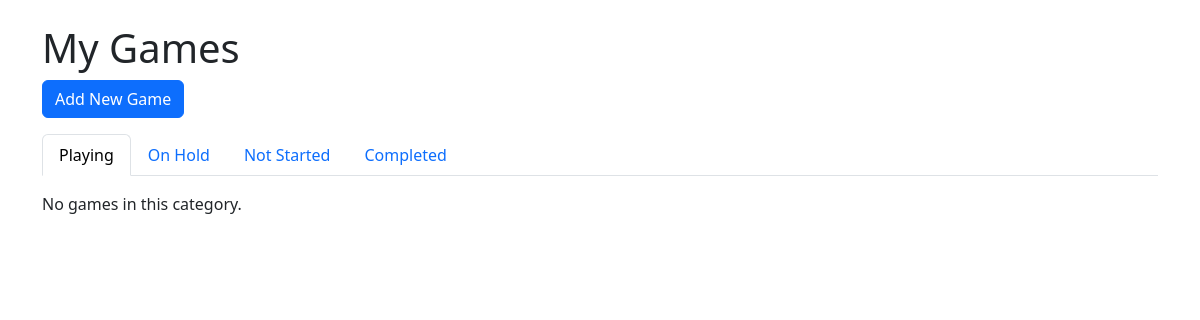
Before: / with the older database file.
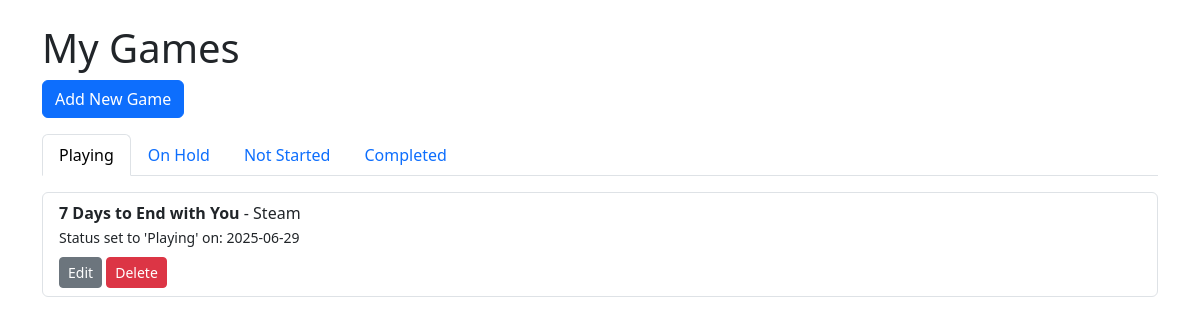
After: the same page with the newer database file.
### tables this page shows
CREATE TABLE games (
            id INTEGER PRIMARY KEY AUTOINCREMENT,
            title TEXT NOT NULL,
            platform TEXT,
            status TEXT,
            rating INTEGER,
            cover_url TEXT,
            notes TEXT,
            start_date TEXT,
            finish_date TEXT
        , status_change_date TEXT, start_play_date TEXT);

### app.py (the view)
@app.route("/")
def home():
    update_playing_to_on_hold()
    conn = get_connection()
    all_games = conn.execute("SELECT * FROM games").fetchall()
    conn.close()
    grouped_games = {
        "Playing": [],
        "On Hold": [],
        "Not Started": [],
        "Completed": [],
    }
    for game in all_games:
        status = game["status"]
        if status in grouped_games:
            grouped_games[status].append(game)
    return render_template("home.html", grouped_games=grouped_games)

### app.py (called while the page is built, shortened)
def update_playing_to_on_hold():
    conn = get_connection()
    now = datetime.now()
    three_weeks_ago = now - timedelta(days=21)
    games_to_hold = conn.execute("""
        SELECT id, start_play_date FROM games
        WHERE status = 'Playing' AND start_play_date IS NOT NULL
    """).fetchall()
    for game in games_to_hold:
        start_play_date_str = game["start_play_date"]
        if start_play_date_str:
            try:
                start_play_date = datetime.strptime(start_play_date_str, "%Y-%m-%d")
            except Exception as e:
                print(f"Error parsing date for game id {game['id']}: {e}")
    conn.commit()
    conn.close()

### database.py (called while the page is built)
def get_connection():
    conn = sqlite3.connect(DB_NAME)
    conn.row_factory = sqlite3.Row  # So we can access columns by name
    return conn

### templates/home.html (shortened to what this page needs)
<!DOCTYPE html>
<html lang="en">
<head>
  <link
    href="https://cdn.jsdelivr.net/npm/bootstrap@5.3.2/dist/css/bootstrap.min.css"
    rel="stylesheet"
  />
</head>
<body class="container mt-4">
  <h1>My Games</h1>
  <a class="btn btn-primary mb-3" href="{{ url_for('add_game') }}">Add New Game</a>
  {% if grouped_games %}
    <ul class="nav nav-tabs" id="statusTabs" role="tablist">
      {% for status in grouped_games.keys() %}
        <li class="nav-item" role="presentation">
          <button
            class="nav-link{% if status == 'Playing' %} active{% endif %}"
            id="{{ status|lower|replace(' ', '_') }}-tab"
            data-bs-toggle="tab"
            data-bs-target="#{{ status|lower|replace(' ', '_') }}"
            type="button"
            role="tab"
            aria-controls="{{ status|lower|replace(' ', '_') }}"
            aria-selected="{% if status == 'Playing' %}true{% else %}false{% endif %}"
          >
            {{ status }}
          </button>
        </li>
      {% endfor %}
    </ul>
    <div class="tab-content mt-3" id="statusTabsContent">
      {% for status, games in grouped_games.items() %}
        <div
          class="tab-pane fade{% if status == 'Playing' %} show active{% endif %}"
          id="{{ status|lower|replace(' ', '_') }}"
          role="tabpanel"
          aria-labelledby="{{ status|lower|replace(' ', '_') }}-tab"
        >
          {% if games %}
            <ul class="list-group">
              {% for game in games %}
                <li class="list-group-item">
                  <strong>{{ game['title'] }}</strong> - {{ game['platform'] }}
                  {% if game['start_play_date'] %}
                    <br />
                    <small>Status set to 'Playing' on: {{ game['start_play_date'] }}</small>
                  {% endif %}
                  <div class="mt-2">
                    <a
                      class="btn btn-sm btn-secondary"
                      href="{{ url_for('edit_game', game_id=game['id']) }}?tab={{ status|lower|replace(' ', '_') }}"
                    >
                      Edit
                    </a>
                    <form action="{{ url_for('delete_game', game_id=game['id']) }}" method="post" style="display:inline;">
                      <button type="submit" class="btn btn-sm btn-danger" onclick="return confirm('Are you sure you want to delete this game?');">
                        Delete
                      </button>
                    </form>
                  </div>
                </li>
              {% endfor %}
            </ul>
          {% else %}
            <p>No games in this category.</p>
          {% endif %}
        </div>
      {% endfor %}
    </div>
  {% else %}
    <p>No games yet!</p>
  {% endif %}
</body>
</html>

Changed rows visible on the page:
added games: title "7 Days to End with You", platform "Steam", start_play_date "2025-06-29"
Other visible differences:
list line gone: "No games in this category."
